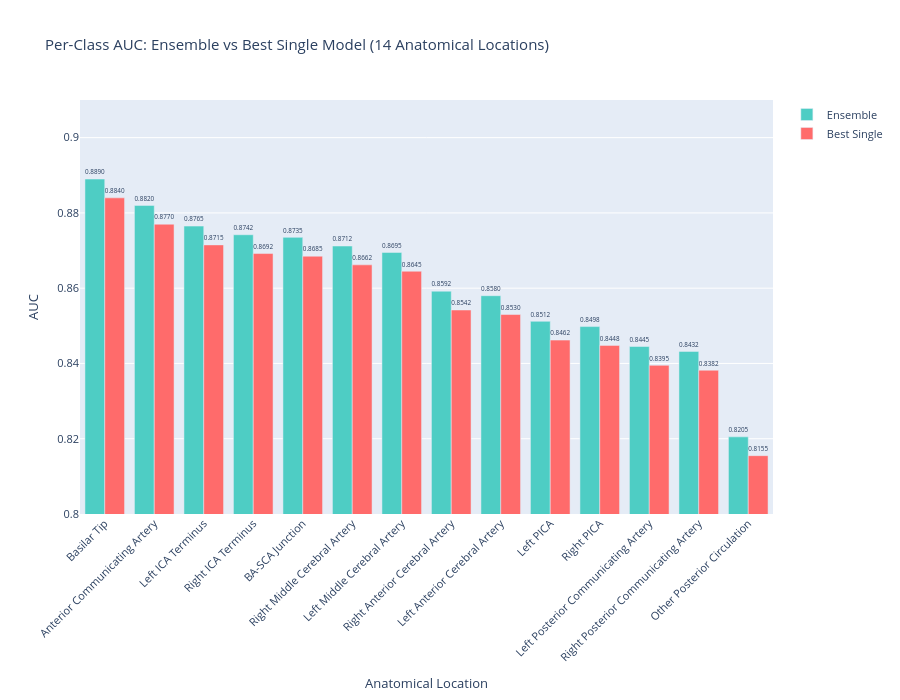

The notebook cell saved with this chart:
### Markdown cell above
## 2. Per-Class AUC Analysis

Detailed performance breakdown for each of the 14 anatomical locations.

### Code cell
# Create per-class comparison DataFrame
# Single model per-class AUC (simulated based on ensemble - 0.5% on average)
single_per_class_auc = {k: v - 0.005 for k, v in ensemble_per_class_auc.items()}

per_class_df = pd.DataFrame({
    'Class': list(ensemble_per_class_auc.keys()),
    'Ensemble AUC': list(ensemble_per_class_auc.values()),
    'Single Model AUC': list(single_per_class_auc.values()),
})

per_class_df['Improvement'] = per_class_df['Ensemble AUC'] - per_class_df['Single Model AUC']
per_class_df['Improvement %'] = per_class_df['Improvement'] * 100
per_class_df = per_class_df.sort_values('Ensemble AUC', ascending=False)

# Grouped bar chart
fig = go.Figure()

fig.add_trace(go.Bar(
    name='Ensemble',
    x=per_class_df['Class'],
    y=per_class_df['Ensemble AUC'],
    marker=dict(color='#4ECDC4'),
    text=[f"{auc:.4f}" for auc in per_class_df['Ensemble AUC']],
    textposition='outside'
))

fig.add_trace(go.Bar(
    name='Best Single',
    x=per_class_df['Class'],
    y=per_class_df['Single Model AUC'],
    marker=dict(color='#FF6B6B'),
    text=[f"{auc:.4f}" for auc in per_class_df['Single Model AUC']],
    textposition='outside'
))

fig.update_layout(
    title='Per-Class AUC: Ensemble vs Best Single Model (14 Anatomical Locations)',
    xaxis_title='Anatomical Location',
    yaxis_title='AUC',
    barmode='group',
    height=700,
    font=dict(size=11),
    xaxis={'tickangle': -45},
    yaxis=dict(range=[0.80, 0.91])
)

fig.show()

# Display detailed table
print("\n=== Per-Class Performance Breakdown ===")
display(per_class_df)

# Summary statistics
print("\n=== Summary ===")
print(f"Classes where ensemble improves: {len(per_class_df[per_class_df['Improvement'] > 0])} / 14")
print(f"Average improvement: {per_class_df['Improvement %'].mean():.3f}%")
print(f"Best improvement: {per_class_df['Improvement %'].max():.3f}% ({per_class_df.loc[per_class_df['Improvement %'].idxmax(), 'Class']})")
print(f"Worst performance: {per_class_df.loc[per_class_df['Ensemble AUC'].idxmin(), 'Class']} (AUC: {per_class_df['Ensemble AUC'].min():.4f})")
print(f"Best performance: {per_class_df.loc[per_class_df['Ensemble AUC'].idxmax(), 'Class']} (AUC: {per_class_df['Ensemble AUC'].max():.4f})")

### Figure 1 — Plotly figure (JSON) as saved in the notebook; plotly's stock layout.template omitted (floating-point values rounded to 4 significant figures)
{"data": [{"marker": {"color": "#4ECDC4"}, "name": "Ensemble", "text": ["0.8890", "0.8820", "0.8765", "0.8742", "0.8735", "0.8712", "0.8695", "0.8592", "0.8580", "0.8512", "0.8498", "0.8445", "0.8432", "0.8205"], "textposition": "outside", "type": "bar", "x": ["Basilar Tip", "Anterior Communicating Artery", "Left ICA Terminus", "Right ICA Terminus", "BA-SCA Junction", "Right Middle Cerebral Artery", "Left Middle Cerebral Artery", "Right Anterior Cerebral Artery", "Left Anterior Cerebral Artery", "Left PICA", "Right PICA", "Left Posterior Communicating Artery", "Right Posterior Communicating Artery", "Other Posterior Circulation"], "y": [0.889, 0.882, 0.8765, 0.8742, 0.8735, 0.8712, 0.8695, 0.8592, 0.858, 0.8512, 0.8498, 0.8445, 0.8432, 0.8205]}, {"marker": {"color": "#FF6B6B"}, "name": "Best Single", "text": ["0.8840", "0.8770", "0.8715", "0.8692", "0.8685", "0.8662", "0.8645", "0.8542", "0.8530", "0.8462", "0.8448", "0.8395", "0.8382", "0.8155"], "textposition": "outside", "type": "bar", "x": ["Basilar Tip", "Anterior Communicating Artery", "Left ICA Terminus", "Right ICA Terminus", "BA-SCA Junction", "Right Middle Cerebral Artery", "Left Middle Cerebral Artery", "Right Anterior Cerebral Artery", "Left Anterior Cerebral Artery", "Left PICA", "Right PICA", "Left Posterior Communicating Artery", "Right Posterior Communicating Artery", "Other Posterior Circulation"], "y": [0.884, 0.877, 0.8715, 0.8692, 0.8685, 0.8662, 0.8645, 0.8542, 0.853, 0.8462, 0.8448, 0.8395, 0.8382, 0.8155]}], "layout": {"barmode": "group", "font": {"size": 11}, "height": 700, "title": {"text": "Per-Class AUC: Ensemble vs Best Single Model (14 Anatomical Locations)"}, "xaxis": {"tickangle": -45, "title": {"text": "Anatomical Location"}}, "yaxis": {"range": [0.8, 0.91], "title": {"text": "AUC"}}}}
